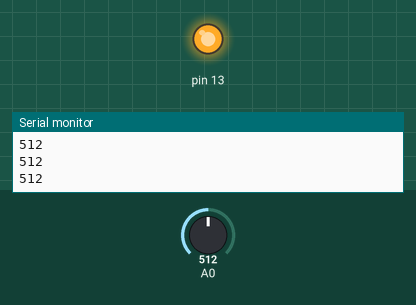
This sketch was run on a simulated Arduino Uno, built with avr-gcc and run on an emulated ATmega328P. Parts: output pins drawn as LEDs (lit = HIGH), the last lines printed to the serial monitor. The test bench sets the inputs (shaded band); at power-on: A0 = 512.

Above: at 1.2 s.
1.3 s: A0 set to 12
2.8 s: A0 set to 9
At 3.1 s:
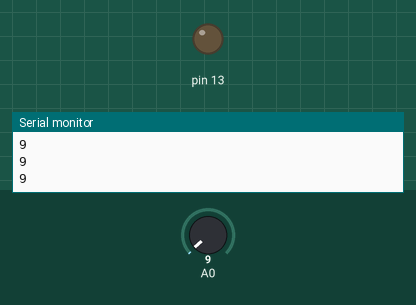
4.3 s: A0 set to 122
At 5.5 s:
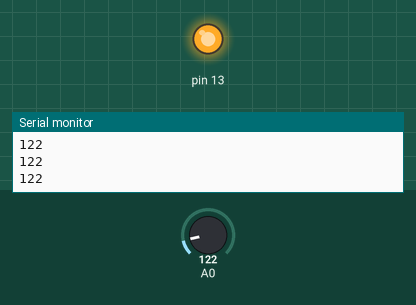
5.8 s: A0 set to 0
At 6.9 s:
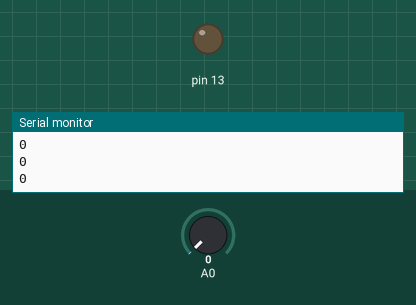
Timing chart, 0 to 8.3 s (numbered marks = the images above; inputs shaded):
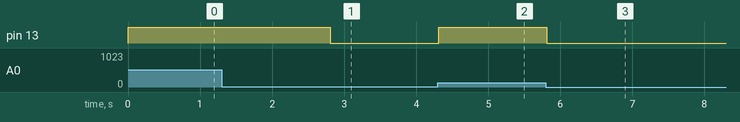

The sketch:

quangtro.ino
```cpp
void setup() {
pinMode(13,OUTPUT);
Serial.begin(9600);
}

void loop() {
  int value=analogRead(A0);
  if(value>10) digitalWrite(13,HIGH);
  else digitalWrite(13,LOW);
  Serial.println(value);
  delay(100);

}
```

Measured:
- the behaviour switches between 11 and 10 on A0 (found by bisection; images 0 and 1)
- after the input at 2.8 s, pin 13: HIGH → LOW at once
- after the input at 4.3 s, pin 13: LOW → HIGH at once
- after the input at 5.8 s, pin 13: HIGH → LOW at once
